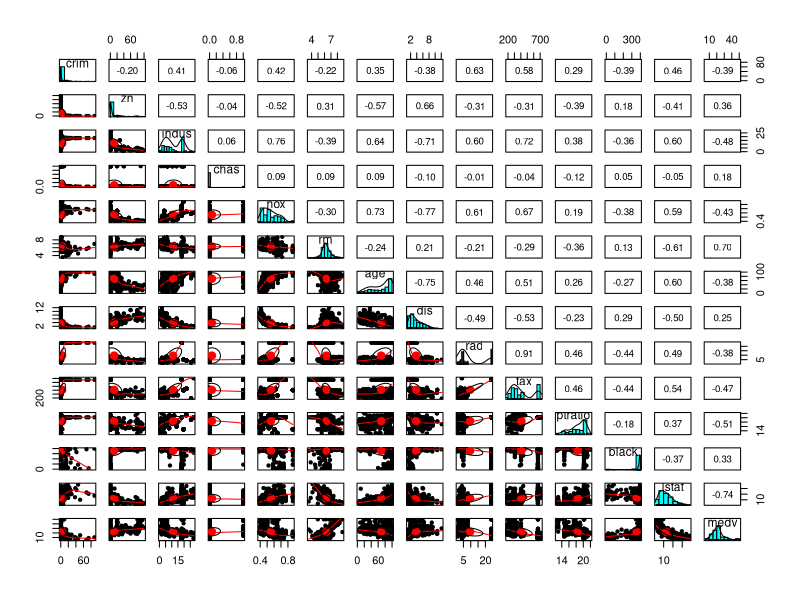
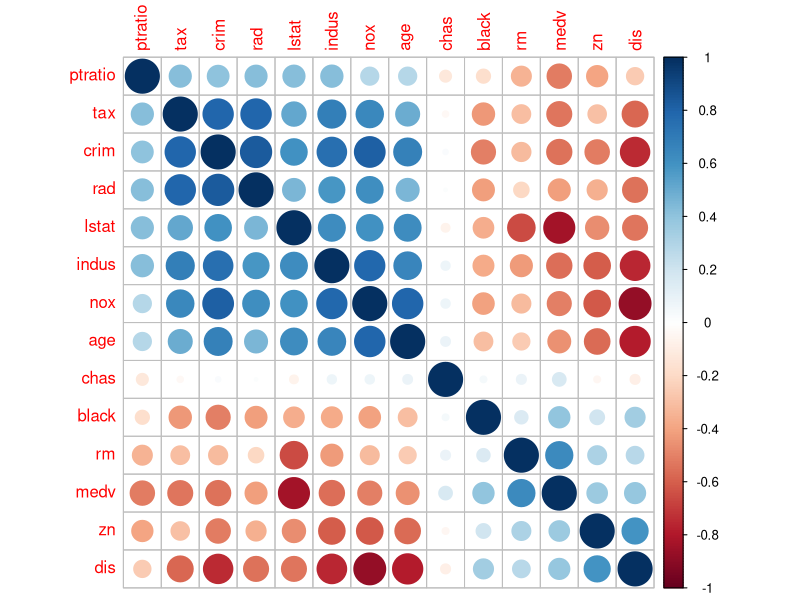

Write the R code that produced these figures, in order. (Note: this script raises an error after producing the figures.)
setwd("//media//kswada//MyFiles//R//boston")

packages <- c("dplyr", "caret", "MASS")
purrr::walk(packages, library, character.only = TRUE, warn.conflicts = FALSE)



# ------------------------------------------------------------------------------
# data:  Boston
# ------------------------------------------------------------------------------
data("Boston", package = "MASS")

data <- Boston

dim(data)

str(data)

car::some(data)



# ------------------------------------------------------------------------------
# basics:  pairwise correlation
# ------------------------------------------------------------------------------
psych::pairs.panels(data)




# ------------------------------------------------------------------------------
# basics:  check skewness
# ------------------------------------------------------------------------------
PP <- preProcess(data, method = "BoxCox")

PP


# -->
# all 40 out of 40 variables coudld be Box-Cox transformed



# ------------------------------------------------------------------------------
# Apply data transformation
# ------------------------------------------------------------------------------
data_trans <- predict(PP, data)

car::some(data_trans)




# ------------------------------------------------------------------------------
# basics:  between-predictors correlations
# ------------------------------------------------------------------------------
library(corrplot)

corrplot(cor(data_trans), order = "hclust")



# ------------------------------------------------------------------------------
# basics:  principal component analysis
# ------------------------------------------------------------------------------
pr_trans <- prcomp(~ ., data = data_trans, scale. = TRUE)

pr_trans

cumsum(round(pr_trans$sdev^2 / sum(pr_trans$sdev^2), digits = 3))


# --> 
# 4 PCs are required to account for more than 75% of variance


# ----------
transparentTheme(pchSize = .8, trans = .3)

panelRange <- extendrange(pr_trans$x[, 1:9])
panelRange


splom(as.data.frame(pr_trans$x[, 1:9]),
      groups = data$Type,
      type = c("p", "g"),
      as.table = TRUE,
      auto.key = list(columns = 2),
      prepanel.limits = function(x) panelRange)



# ------------------------------------------------------------------------------
# basics:  try to remove variables with high correlation
# ------------------------------------------------------------------------------
highCorr <- findCorrelation(cor(data_trans), cutoff = 0.75)

length(highCorr)



# ----------
# half of columns are removed
data_filtered <- data_trans[, -highCorr]

dim(data_filtered)
